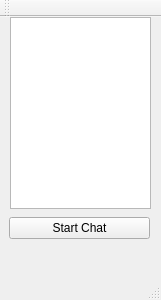
<?xml version="1.0" encoding="UTF-8"?>
<ui version="4.0">
 <class>Client</class>
 <widget class="QMainWindow" name="Client">
  <property name="geometry">
   <rect>
    <x>0</x>
    <y>0</y>
    <width>161</width>
    <height>300</height>
   </rect>
  </property>
  <property name="windowTitle">
   <string>Client</string>
  </property>
  <widget class="QWidget" name="centralWidget">
   <widget class="QPushButton" name="btnStartChat">
    <property name="geometry">
     <rect>
      <x>9</x>
      <y>200</y>
      <width>141</width>
      <height>22</height>
     </rect>
    </property>
    <property name="text">
     <string>Start Chat</string>
    </property>
   </widget>
   <widget class="QListWidget" name="lstUsers">
    <property name="geometry">
     <rect>
      <x>10</x>
      <y>0</y>
      <width>141</width>
      <height>192</height>
     </rect>
    </property>
   </widget>
  </widget>
  <widget class="QMenuBar" name="menuBar">
   <property name="geometry">
    <rect>
     <x>0</x>
     <y>0</y>
     <width>161</width>
     <height>19</height>
    </rect>
   </property>
  </widget>
  <widget class="QToolBar" name="mainToolBar">
   <attribute name="toolBarArea">
    <enum>TopToolBarArea</enum>
   </attribute>
   <attribute name="toolBarBreak">
    <bool>false</bool>
   </attribute>
  </widget>
  <widget class="QStatusBar" name="statusBar"/>
 </widget>
 <layoutdefault spacing="6" margin="11"/>
 <resources/>
 <connections/>
</ui>
